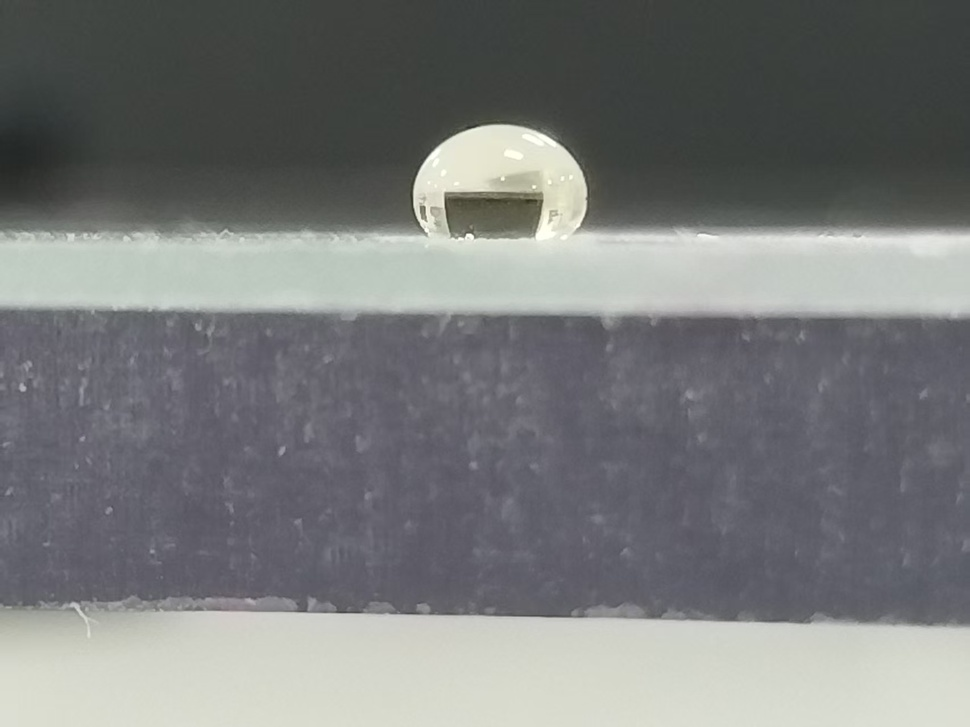
#> input picture CSIEC/Summer Vacation ver2.9/uploads/3407f4fd036f4aceba431b7392c80369.jpg, 970 x 727 px, shrunk from 1706 x 1279 before the run
$ python -i segmenter.py   (imports and definitions only)   (older library calls are emulated)
#> lines starting #> are read from the running program, lines starting #| are printed output that depends on the picture; after the words box and inside, x2 and y2 are one past the last pixel; in counts of white or black regions, pixels touching at a corner belong together
"""
轮廓分割模块
逐列取最高点生成上轮廓, 保持列序 (x 递增)
角度计算时按自然列序 (不做 x 重排)
"""
import cv2
import numpy as np
from scipy.signal import savgol_filter


# [83 lines left out: functions _mask_to_profile, _smooth_and_snake, snake_refine, _otsu, _adaptive, not called in this run]

def _canny(gray):
    e = cv2.Canny(gray, 20, 80)
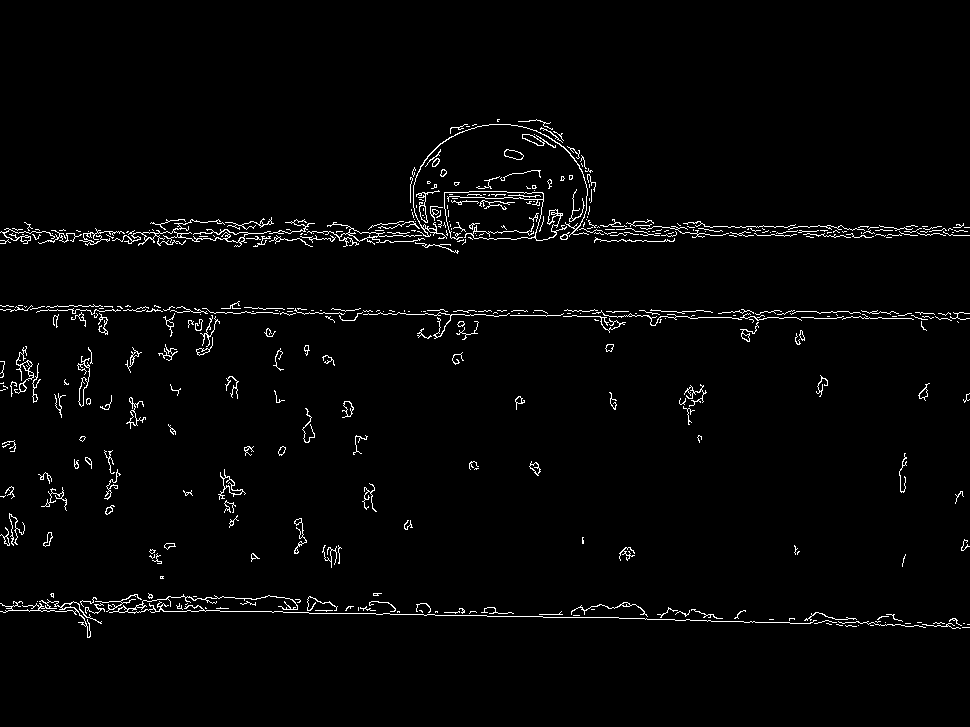
#> e: shape (727, 970); 2.2% white in thin lines or dots, all inside (x1, y1, x2, y2) = (0, 119, 970, 638)
    e = cv2.morphologyEx(e, cv2.MORPH_CLOSE, np.ones((3,3),np.uint8), iterations=3)
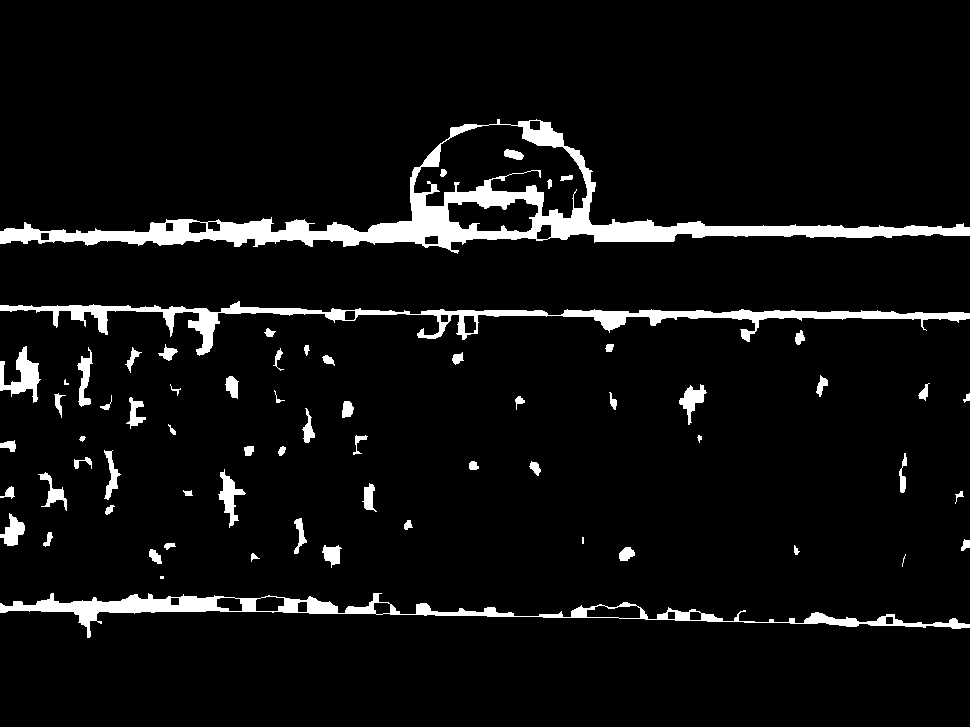
#> e: shape (727, 970); 6% white; 66 white regions (4 under 20 px)
    cnts, _ = cv2.findContours(e, cv2.RETR_EXTERNAL, cv2.CHAIN_APPROX_SIMPLE)
#> cnts = 62 contours, 8 with area under 20; largest, box (x1, y1, x2, y2) and area: (0, 119, 970, 254) 29142, (0, 593, 970, 638) 7662, (0, 301, 970, 356) 7160, (0, 346, 41, 403) 856, (218, 469, 246, 528) 508
    m = np.zeros_like(gray); cv2.drawContours(m, cnts, -1, 255, -1)
#> after `cv2.drawContours(m, cnts, -1, 255, -1)`:
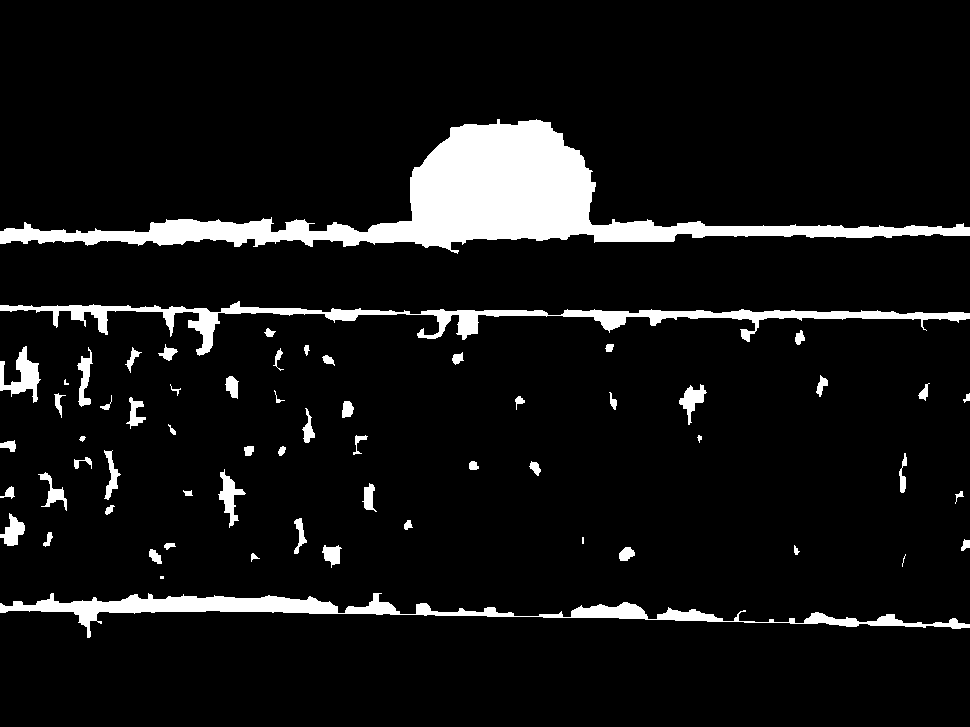
#> m: shape (727, 970); 7.9% white; 62 white regions (4 under 20 px), largest, box (x1, y1, x2, y2) and area: (0, 119, 970, 254) 30308, (0, 593, 970, 638) 8755, (0, 301, 970, 356) 8393
    return m


# [18 lines left out: function segment_droplet, not called in this run]

>>> import cv2
>>> picture = cv2.imread('uploads/3407f4fd036f4aceba431b7392c80369.jpg', cv2.IMREAD_GRAYSCALE)
>>> result = _canny(picture)

$ run again, on CSIEC/Summer Vacation ver2.9/uploads/5c65ec528c224c409559adf6e4b9e975.jpg
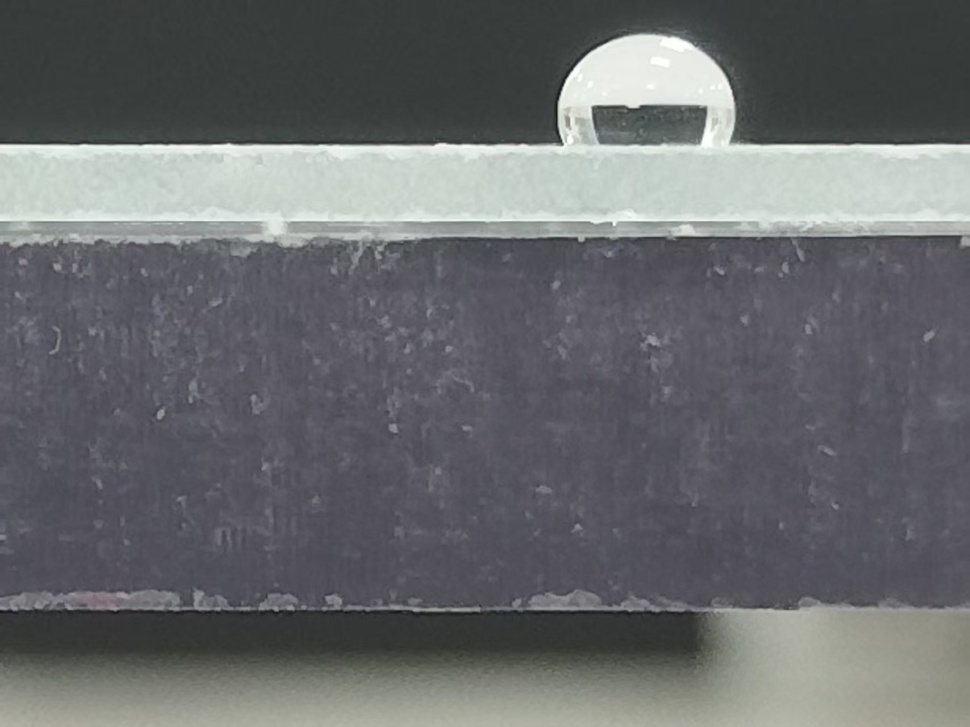
#> input picture CSIEC/Summer Vacation ver2.9/uploads/5c65ec528c224c409559adf6e4b9e975.jpg, 970 x 727 px, shrunk from 1706 x 1279 before the run
#> in _canny, `e = cv2.Canny(gray, 20, 80)`:
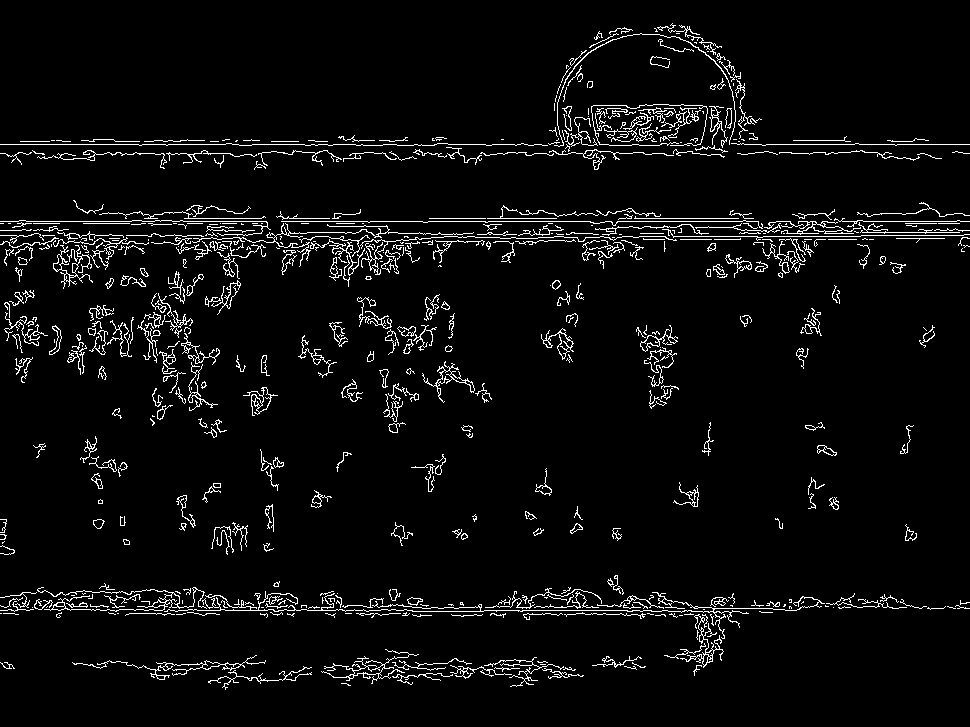
#> e: shape (727, 970); 4.5% white in thin lines or dots
#> cnts = 76 contours, 3 with area under 20; largest, box (x1, y1, x2, y2) and area: (0, 200, 970, 315) 34548, (0, 23, 970, 170) 29964, (0, 575, 970, 676) 14477, (67, 293, 220, 411) 5665, (321, 649, 584, 687) 3842
#> in _canny, `cv2.drawContours(m, cnts, -1, 255, -1)`:
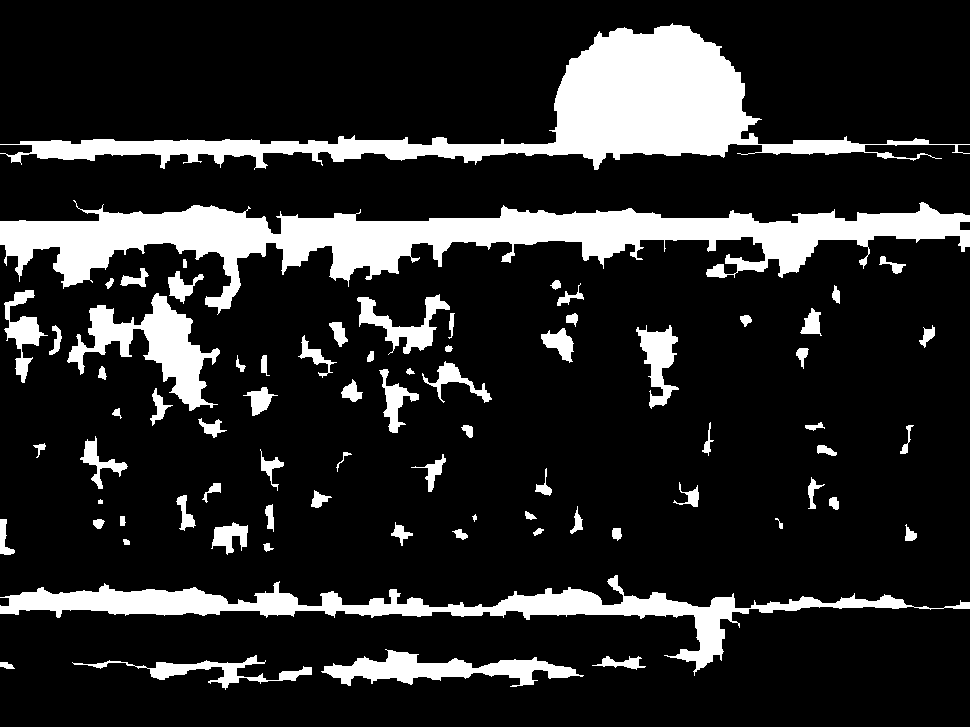
#> m: shape (727, 970); 16.1% white; 76 white regions, largest, box (x1, y1, x2, y2) and area: (0, 200, 970, 315) 36242, (0, 23, 970, 170) 31385, (0, 575, 970, 676) 15769

$ run again, on CSIEC/Summer Vacation ver2.9/uploads/fb2c6a512e5a4f029d0dfe59a55fca0f.jpg
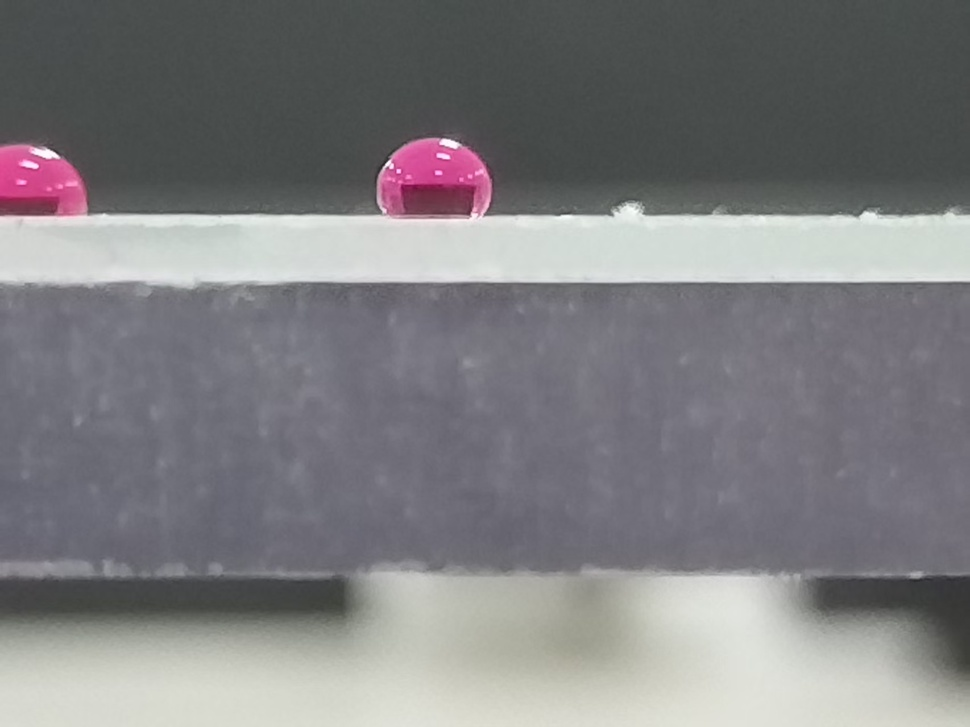
#> input picture CSIEC/Summer Vacation ver2.9/uploads/fb2c6a512e5a4f029d0dfe59a55fca0f.jpg, 970 x 727 px, shrunk from 1706 x 1279 before the run
#> in _canny, `e = cv2.morphologyEx(e, cv2.MORPH_CLOSE, np.ones((3,3),np.uint8), iter..`:
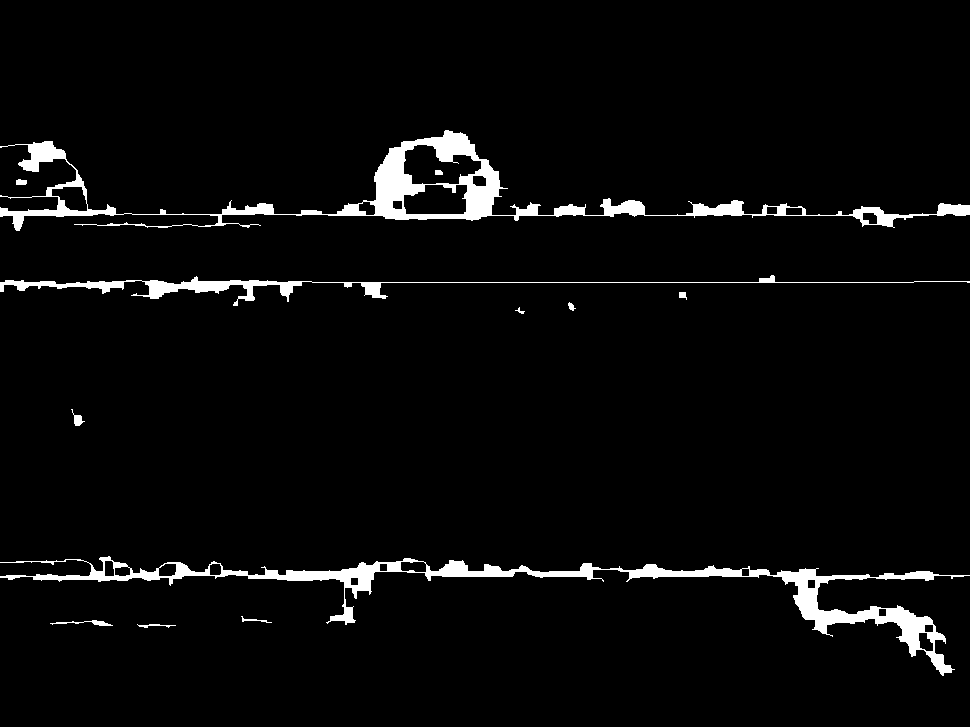
#> e: shape (727, 970); 3.8% white; 12 white regions
#> cnts = 11 contours, 1 with area under 20; largest, box (x1, y1, x2, y2) and area: (0, 130, 970, 231) 14927, (0, 556, 970, 676) 10625, (0, 275, 970, 306) 2319, (50, 620, 113, 626) 73, (71, 409, 85, 426) 69
#> in _canny, `cv2.drawContours(m, cnts, -1, 255, -1)`:
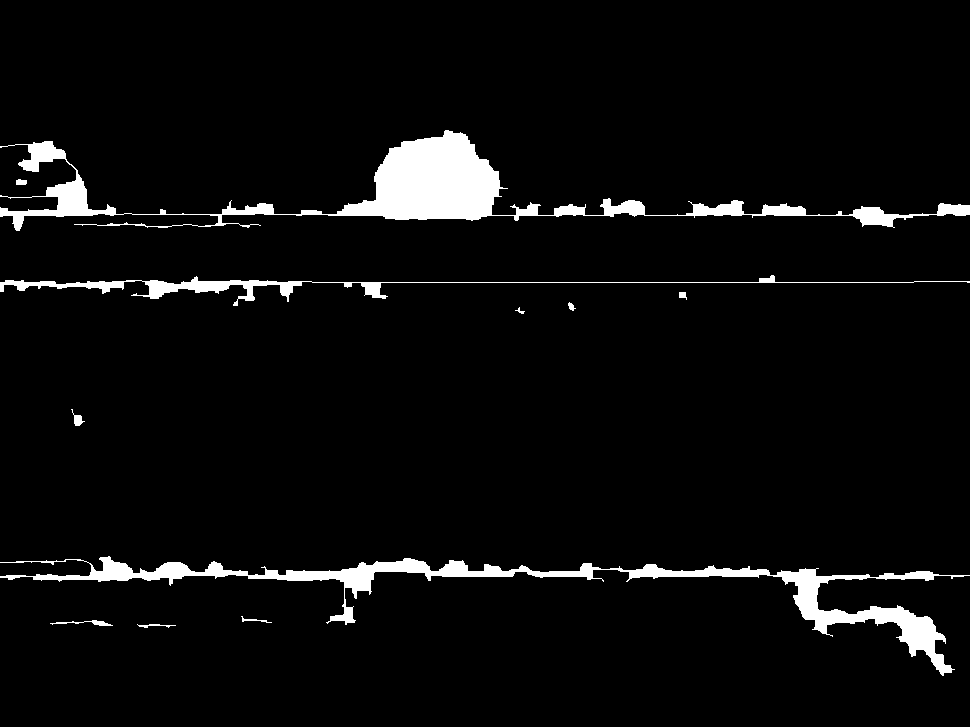
#> m: shape (727, 970); 4.6% white; 11 white regions, largest, box (x1, y1, x2, y2) and area: (0, 130, 970, 231) 16509, (0, 556, 970, 676) 12138, (0, 275, 970, 306) 3416
